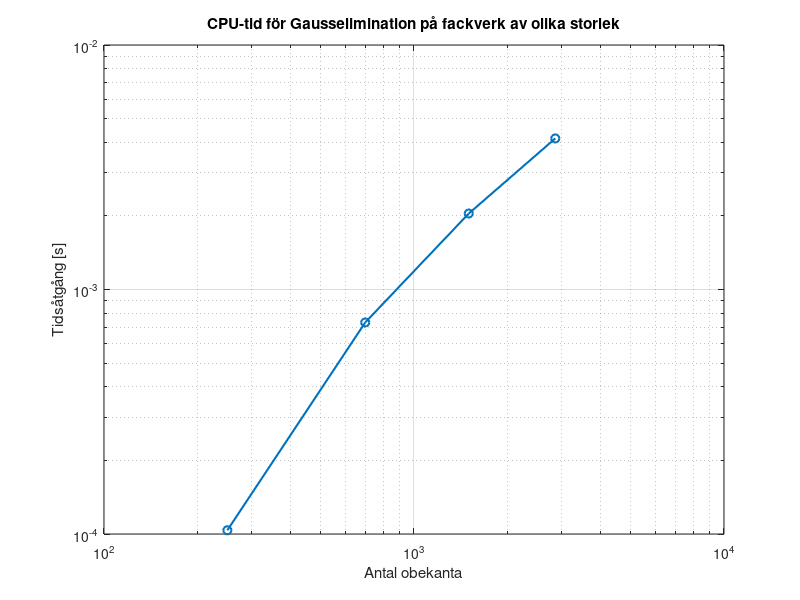

The MATLAB source for this figure:


% --- Lägg till sökvägen --------------------------------
addpath('Matlab/Matlab/labb1-LinjarAlgebra-fackverk')
% --- Rensa upp -----------------------------------------
clear;      % Tar bort alla gamla variabler
clc;        % Rensar kommandofönstret
close all   % Stänger alla figurer

n =100; % antal iterationer;

% Kran 1
%==============================
load('kran1.mat')
whos % => A Size 250x250 då 127 noder -2 som sitter i väggen * 2 frihetsgrader x och y led
A = sparse(A);
%Skapa en b vektor med rätt storlek
%b = zeros(250,1); %250  A's size är 250x250
b = rand(250,1); %250  A's size är 250x250
size = [250];
time=0;
for i= 1:n
    timeStart = cputime;
    A\b;
    time = time + (cputime - timeStart);
end
tider = [time/n];
fprintf('Medeltid kran 1 = %.4f s\n', time/n);

% Kran 2
%==============================
load('kran2.mat')
%whos % => A Size 696x696 då 63 noder -2 som sitter i väggen * 2 frihetsgrader x och y led
A = sparse(A);
%Skapa en b vektor med rätt storlek
%b = zeros(696,1);
b = rand(696,1);
size = [size, 696];
time=0;
for i= 1:n
    timeStart = cputime;
    A\b;
    time = time + (cputime - timeStart);
end
tider = [tider, time/n];
fprintf('Medeltid kran 2 = %.4f s\n', time/n);

% Kran 3
%==============================
load('kran3.mat')
%whos % => A Size 250x250 då 127 noder -2 som sitter i väggen * 2 frihetsgrader x och y led
A = sparse(A);
%Skapa en b vektor med rätt storlek
%b = zeros(1502,1);
b = rand(1502,1);
size = [size, 1502];
time=0;
for i= 1:n
    timeStart = cputime;
    A\b;
    time = time + (cputime - timeStart);
end
tider = [tider, time/n];
fprintf('Medeltid kran 3 = %.4f s\n', time/n); 

% Kran 4
%==============================
load('kran4.mat')
%whos % => A Size 2856x2856 då 1429 noder -2 som sitter i väggen * 2 frihetsgrader x och y led
A = sparse(A);
%Skapa en b vektor med rätt storlek
%b = zeros(2856,1); 
b = rand(2856,1);
size = [size, 2856];
time=0; 
for i= 1:n
    timeStart = cputime;
    A\b;
    time = time + (cputime - timeStart);
end
tider = [tider, time/n];
fprintf('Medeltid kran 4 = %.4f s\n', time/n);

figure;
loglog(size, tider, 'o-', 'LineWidth', 1.5);
xlabel('Antal obekanta');
ylabel('Tidsåtgång [s]');
title('CPU-tid för Gausselimination på fackverk av olika storlek');
grid on;

size
tider
% Från uppgiften:
%Om tidsåtgången lyder potenssambandet T ≈ CN^α, där T är tidsåtgången och N är antalet obekanta 
% och C, α konstanter, så kan plottning i loglog-skala ge exponenten α som lutningen
%av resulterande linjen. Detta följer av att ta logaritmen på båda sidor av potenssambandet, vilket ger
%log T ≈log C+ αlog N.

% Linjen blir ganska rak vilket tyder på att sambandet håller hyfsat bra.
% Lutningen kan uppskattas med hjälp av polyfit:
p = polyfit(log(size), log(tider), 1) % 1 betyder linjär passning
lutning = p(1); % Lutningen är första koefficienten
fprintf('Uppskattad exponent α = %.2f\n', lutning);   

%Medeltid kran 1 = 0.0003 s
%Medeltid kran 2 = 0.0005 s
%Medeltid kran 3 = 0.0015 s
%Medeltid kran 4 = 0.0030 s

% jämfört med uppgift 4
%Medeltid kran 1 = 0.0072 s
%Medeltid kran 2 = 0.0197 s
%Medeltid kran 3 = 0.0817 s
%Medeltid kran 4 = 0.3793 s